Frame 1 (no input): blank canvas, image omitted
Frame 60 (no input): blank canvas, image omitted
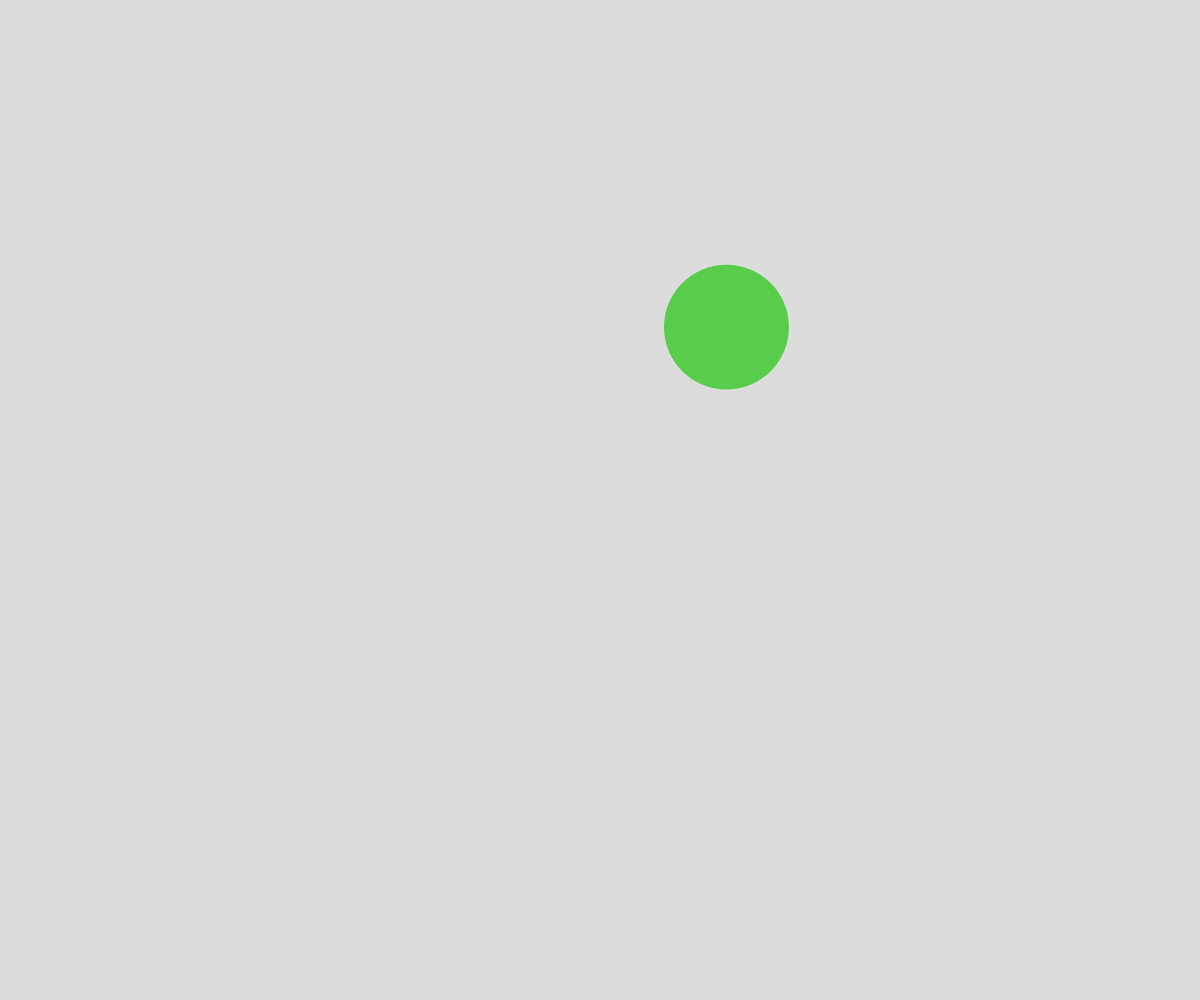
Frame 120 (the mouse pressed at the canvas centre since frame 60)

The p5.js sketch whose frames 1 and 60 were blank and that drew this single picture after the mouse press (run headless with seeded random() and noise() and a simulated clock; from frame 60 on, the mouse is pressed at the canvas centre):

// p5.js sketch
// ── sketch.js

// Ball collision OOP demo

class Ball{
  constructor(x, y, dx, dy, radius){
    this.x = x;
    this.y = y;
    this.dx = dx || random(-5, 5);
    this.dy = dy || random(-5, 5);
    this.radius = radius || random(25, 75);
    this.r = random(255);
    this.g = random(255);
    this.b = random(255);
  }

  display(){
    noStroke();
    fill(this.r, this.g, this.b);
    circle(this.x, this.y, 2 *this.radius);
  }

  move(){
    this.x += this.dx;
    this.y += this.dy;
    
    //Check top or bottom for bounce
    if (this.x + this.radius >= width || this.x - this.radius <= 0){
      this.dx *= -1;
    }

    if (this.y + this.radius > height || this.y - this.radius < 0){
      this.dy *= -1;
    }
  }
  
  bounceOff(otherBall){
    let radiiSum = this.radius + otherBall.radius;
    let distanceApart = dist(this.x, this.y, otherBall.x, otherBall.y);
    if (radiiSum > distanceApart){
      //Collided
      this.r = 255;
      this.g = 0;
      this.b = 0;

      if (Math.sign(this.dx) !== Math.sign(otherBall.dx)){
        this.dx *= -1; 
        otherBall.dx *= -1;
      }

      else {
        if (abs(this.dx) > abs(otherBall.dx)){
          let smallerBall = this.radius > otherBall.radius ? this : otherBall;
          let biggerBall = this.radius > otherBall.radius ? otherBall : this;
          smallerBall.dx += Math.sign(smallerBall.dX) * biggerBall.dx;
          biggerBall.dx += Math.sign(biggerBall.dX) * smallerBall.dx;
        }
      }

      if (Math.sign(this.dy) !== Math.sign(otherBall.dy)){
        this.dy *= -1; 
        otherBall.dy *= -1;
      }
    }

    //otherBall.bounceOff(this.ball);
  }
}

let ballArray = [];

function setup() {
  createCanvas(windowWidth, windowHeight);
}

function draw() {
  background(220);

  for (let ball of ballArray){
    ball.display();
    ball.move();
    for (let otherBall of ballArray){
      if (otherBall !== ball){
        ball.bounceOff(otherBall);
      } 
    }
  }
}

function mousePressed(){
  let someBall = new Ball(mouseX, mouseY);
  ballArray.push(someBall);
}
